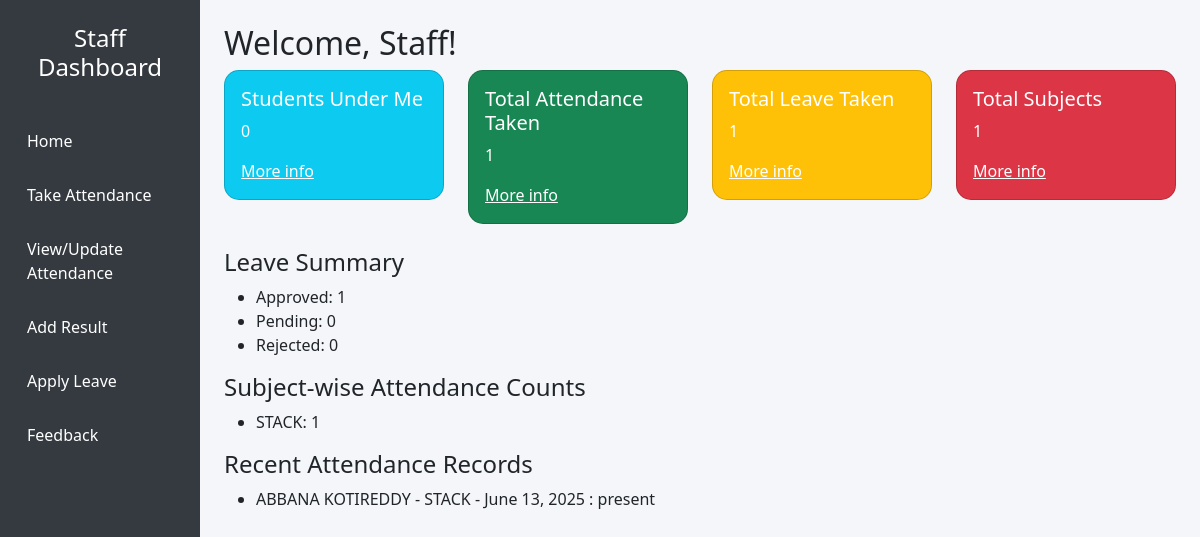
Screenshot of /staff-dashboard/ with the database file from the repository.
### core/models.py (models this page shows, shortened)
class Subject(models.Model):
    name = models.CharField(max_length=100)
    course = models.ForeignKey(Course, on_delete=models.CASCADE)
    staff = models.ForeignKey(Staff, on_delete=models.CASCADE, null=True, blank=True)
    def __str__(self):
        return self.name

class Attendance(models.Model):
    ATTENDANCE_STATUS = (
        ('present', 'Present'),
        ('absent', 'Absent'),
        ('late', 'Late'),
        ('excused', 'Excused'),
    )
    student = models.ForeignKey(Student, on_delete=models.CASCADE)
    subject = models.ForeignKey(Subject, on_delete=models.CASCADE)
    date = models.DateField()
    status = models.CharField(max_length=10, choices=ATTENDANCE_STATUS)

class Student(models.Model):
    roll_number = models.CharField(max_length=20, unique=True, null=True, blank=True)
    first_name = models.CharField(max_length=50, null=True, blank=True)
    last_name = models.CharField(max_length=50, null=True, blank=True)
    name = models.CharField(max_length=100, null=True, blank=True)
    email = models.EmailField(unique=True)
    course = models.CharField(max_length=100, null=True, blank=True)
    department = models.ForeignKey(Department, on_delete=models.CASCADE, null=True, blank=True)
    def __str__(self):
        if self.first_name and self.last_name:
            return f"{self.first_name} {self.last_name}"
        if self.name:
            return self.name
        return self.email

### core/views.py (the view)
# urls.py: path('staff-dashboard/', views.staff_dashboard, name='staff_dashboard'),
def staff_dashboard(request):
    staff = Staff.objects.first()  # Replace with actual logged-in staff in real scenario
    department_obj = staff.department
    total_students_under_me = Student.objects.filter(department=department_obj).count()
    total_attendance_taken = Attendance.objects.filter(subject__staff=staff).count()
    total_leave_taken = Leave.objects.filter(staff=staff).count()
    total_subjects = Subject.objects.filter(staff=staff).count()
    leave_approved = Leave.objects.filter(staff=staff, status='Approved').count()
    leave_pending = Leave.objects.filter(staff=staff, status='Pending').count()
    leave_rejected = Leave.objects.filter(staff=staff, status='Rejected').count()
    subjects = Subject.objects.filter(staff=staff)
    subject_attendance_counts = [
        {'subject': sub.name, 'count': Attendance.objects.filter(subject=sub).count()} for sub in subjects
    ]
    attendance_records = Attendance.objects.filter(subject__staff=staff).order_by('-date')[:10]
    context = {
        'total_students_under_me': total_students_under_me,
        'total_attendance_taken': total_attendance_taken,
        'total_leave_taken': total_leave_taken,
        'total_subjects': total_subjects,
        'leave_approved': leave_approved,
        'leave_pending': leave_pending,
        'leave_rejected': leave_rejected,
        'subject_attendance_counts': subject_attendance_counts,
        'attendance_records': attendance_records,
    }
    return render(request, 'core/staff_dashboard.html', context)

### core/templates/core/staff_dashboard.html (shortened to what this page needs)
{% load static %}
<!DOCTYPE html>
<html lang="en">
<head>
    <link rel="stylesheet" href="https://cdn.jsdelivr.net/npm/bootstrap@5.3.0/dist/css/bootstrap.min.css">
</head>
<body>
<div class="container-fluid">
    <div class="row">
        <div class="col-md-2 sidebar">
            <h4 class="text-white text-center py-4">Staff Dashboard</h4>
            <a href="{% url 'staff_home' %}">Home</a>
            <a href="{% url 'take_attendance' %}">Take Attendance</a>
            <a href="{% url 'update_attendance' %}">View/Update Attendance</a>
            <a href=#>Add Result</a>
            <a href="{% url 'apply_leave' %}">Apply Leave</a>
            <a href="{% url 'staff_feedback' %}">Feedback</a>
        </div>
        <div class="col-md-10 p-4">
            <h2>Welcome, Staff!</h2>
            <div class="row">
                <div class="col-md-3 mb-4">
                    <div class="card bg-info text-white p-3">
                        <h5>Students Under Me</h5>
                        <p>{{ total_students_under_me }}</p>
                        <a href="{% url 'students_under_me' %}" class="text-white">More info</a>
                    </div>
                </div>
                <div class="col-md-3 mb-4">
                    <div class="card bg-success text-white p-3">
                        <h5>Total Attendance Taken</h5>
                        <p>{{ total_attendance_taken }}</p>
                        <a href="{% url 'attendance_details' %}" class="text-white">More info</a>
                    </div>
                </div>
                <div class="col-md-3 mb-4">
                    <div class="card bg-warning text-white p-3">
                        <h5>Total Leave Taken</h5>
                        <p>{{ total_leave_taken }}</p>
                        <a href="{% url 'leave_details' %}" class="text-white">More info</a>
                    </div>
                </div>
                <div class="col-md-3 mb-4">
                    <div class="card bg-danger text-white p-3">
                        <h5>Total Subjects</h5>
                        <p>{{ total_subjects }}</p>
                        <a href="{% url 'subject_list' %}" class="text-white">More info</a>
                    </div>
                </div>
            </div>
            <h4>Leave Summary</h4>
            <ul>
                <li>Approved: {{ leave_approved }}</li>
                <li>Pending: {{ leave_pending }}</li>
                <li>Rejected: {{ leave_rejected }}</li>
            </ul>
            <h4>Subject-wise Attendance Counts</h4>
            <ul>
                {% for item in subject_attendance_counts %}
                    <li>{{ item.subject }}: {{ item.count }}</li>
                {% endfor %}
            </ul>
            <h4>Recent Attendance Records</h4>
            <ul>
                {% for record in attendance_records %}
                    <li>{{ record.student }} - {{ record.subject }} - {{ record.date }} : {{ record.status }}</li>
                {% endfor %}
            </ul>
        </div>
    </div>
</div>
</body>
</html>

### core/templates/core/staff_dashboard.html (style rules this page uses)
body { background-color: #f4f6f9; }
.card { transition: transform 0.3s; border-radius: 15px; }
.sidebar { background-color: #343a40; min-height: 100vh; }
.sidebar a { color: #fff; padding: 15px; display: block; text-decoration: none; transition: background 0.3s; }

### rows the page displays
Subject: subject "STACK"
Attendance: student "ABBANA KOTIREDDY", subject "STACK", date "June 13, 2025", status "present"

### other values shown
{{ total_students_under_me }} "0"
{{ total_attendance_taken }} "1"
{{ total_leave_taken }} "1"
{{ total_subjects }} "1"
{{ leave_approved }} "1"
{{ leave_pending }} "0"
{{ leave_rejected }} "0"
{{ item.count }} "1"
